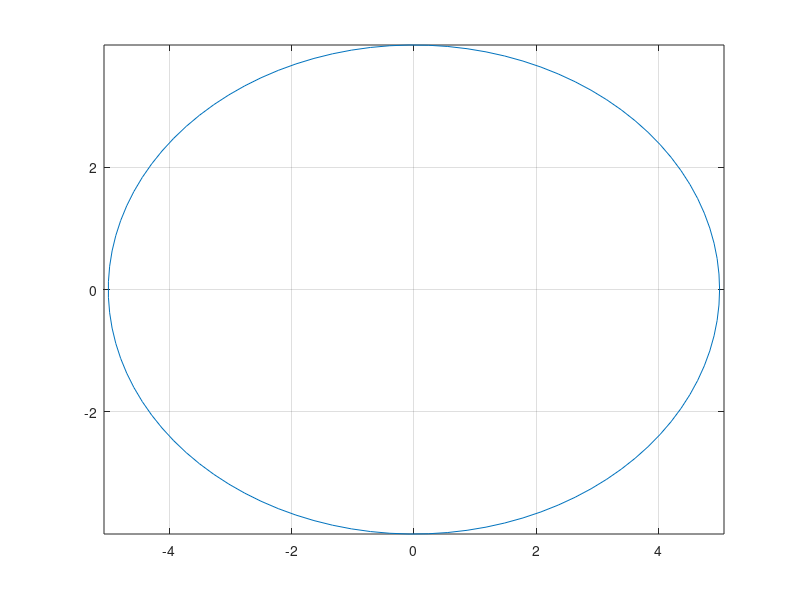

MATLAB code for this plot:
% ellispe using parametric equations
t= linspace(0, 2*pi, 100);
x= 5*cos(t);
y= 4*sin(t); 
figure;
plot(x,y);
axis equal;
grid on;